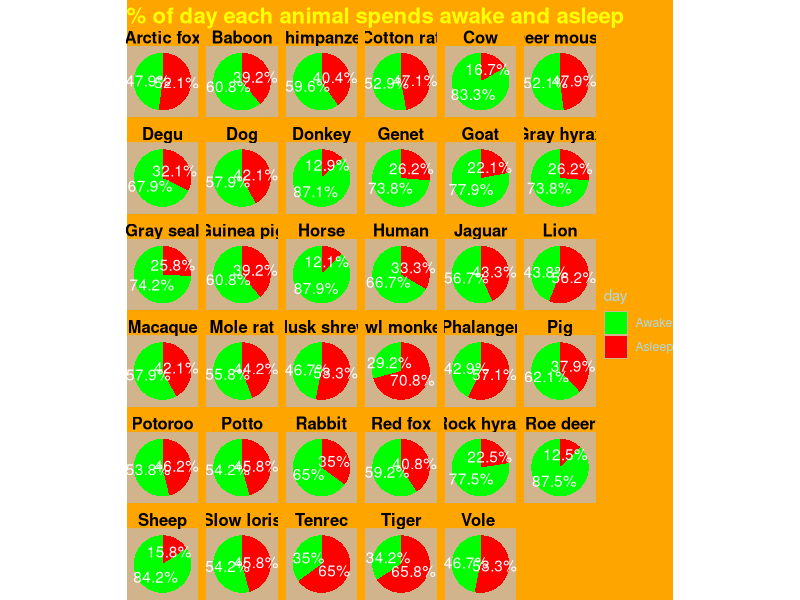
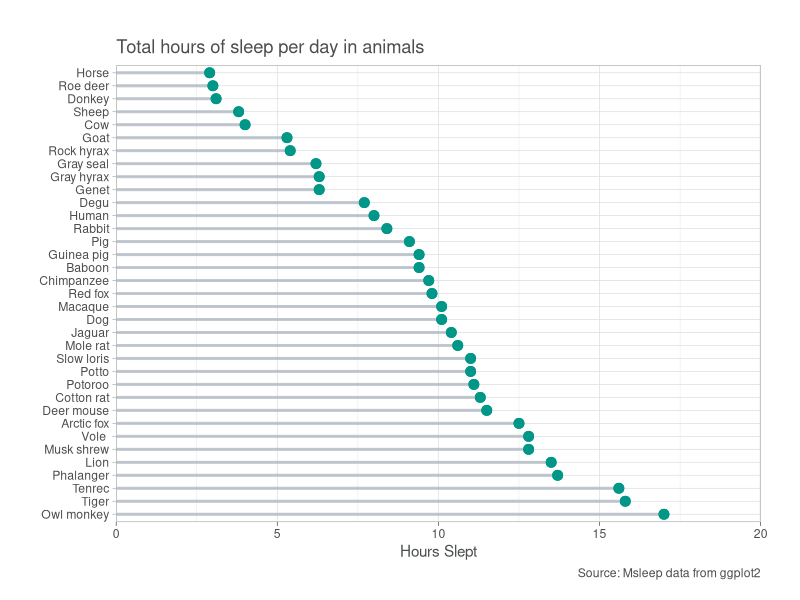

The R script that drew these images, in order:
## ---- chunk 1
knitr::opts_chunk$set(echo = TRUE,
                      message = FALSE,
                      warning = FALSE,
                      fig.path = "../output/")
## ---- chunk 2
library(tidyverse)
library(here)
library(praise)
## ---- chunk 3
glimpse(msleep)
## ---- chunk 4
sleepNoNA<- msleep %>% 
  drop_na (sleep_total, name) #removing NAs in sleep_totals and name
sleep <- sleepNoNA %>%
  filter(nchar(name) < 11)
sleep <- sleep %>% 
  sample_n(size=35) # just selecting a random 35 animals 
## ---- chunk 5
sleep<- sleep %>% 
  mutate(per_sleep=(sleep_total/24)*100,
         per_awake = (awake/24)*100) %>% 
  pivot_longer(cols = c(per_sleep, per_awake),
               names_to = "day",
               values_to = "percentage") %>% 
  group_by(name) %>% 
  mutate(cumsum_per = cumsum(percentage),
         pos= percentage/ 2 + lag(cumsum_per, default = 0))
## ---- chunk 6
ggplot(sleep, aes(x = "", y = percentage, fill = day)) +
  geom_bar(stat = "identity", width = 1.5) + # I heard bar plots are the best 
  coord_polar("y") +
  facet_wrap(~ name) +
  labs(title = "% of day each animal spends awake and asleep") +
  theme_void()+
  theme(plot.title = element_text(color = "yellow", size = 16, face = "bold"), # everyone loves yellow font
             legend.title = element_text(color = "lightblue"), #can you see this, I hope not
             legend.text = element_text(color = "lightblue"),
        plot.background = element_rect (fill="orange", color= NA),# wow this background hurts my eyes
        panel.background =  element_rect(fill= "tan", color = NA),# maybe this tan will help
        strip.text = element_text(size = 12, face= "bold")) + #again how can this be as unreadable 
  scale_fill_manual(values = c("per_awake" = "green", "per_sleep" = "red"), #worst colors ever
                    labels = c("per_awake" = "Awake", "per_sleep" = "Asleep")) + #changing label name
  geom_text(aes(y = pos, label = paste0(round(percentage, 1), "%")), color = "white") #making this as non-readable as possible

## ---- chunk 7
praise()
## ---- chunk 8
ggplot(sleep, aes(x = reorder(name, -sleep_total), y = sleep_total)) +
  geom_segment(aes(xend = reorder(name, -sleep_total), yend = 0), #putting in a better order to read
               color = "#aeb6bf",
               size = 1, 
               alpha = 0.5) + 
  geom_point(color="#009688", size = 3, show.legend = TRUE) +  # point for hours slept
  labs(title="Total hours of sleep per day in animals",
       x="", y="Hours Slept",
       caption="Source: Msleep data from ggplot2") +
  theme_light() +
  theme(axis.title.y = element_blank(),
        axis.ticks.x = element_line(color = "#4a4e4d"),
        text = element_text(family = "sans", color = "#4a4e4d"), # who doesnt love sans
        strip.text.y.left = element_text(angle = 0),
        panel.background = element_rect(fill = "white", color = "white"),
        strip.background = element_rect(fill = "white", color = "white"),
        strip.text = element_text(color = "#4a4e4d", family = "sans"),
        plot.background = element_rect(fill = "white", color = "white"),
        panel.spacing = unit(0, "lines"),
        plot.margin = margin(1, 1, .5, 1, "cm")) +
   scale_y_continuous(expand = c(0, 0), limits= c(0,20)) +  # starting axis at 0 and making sure it goes until 20
   coord_flip()
